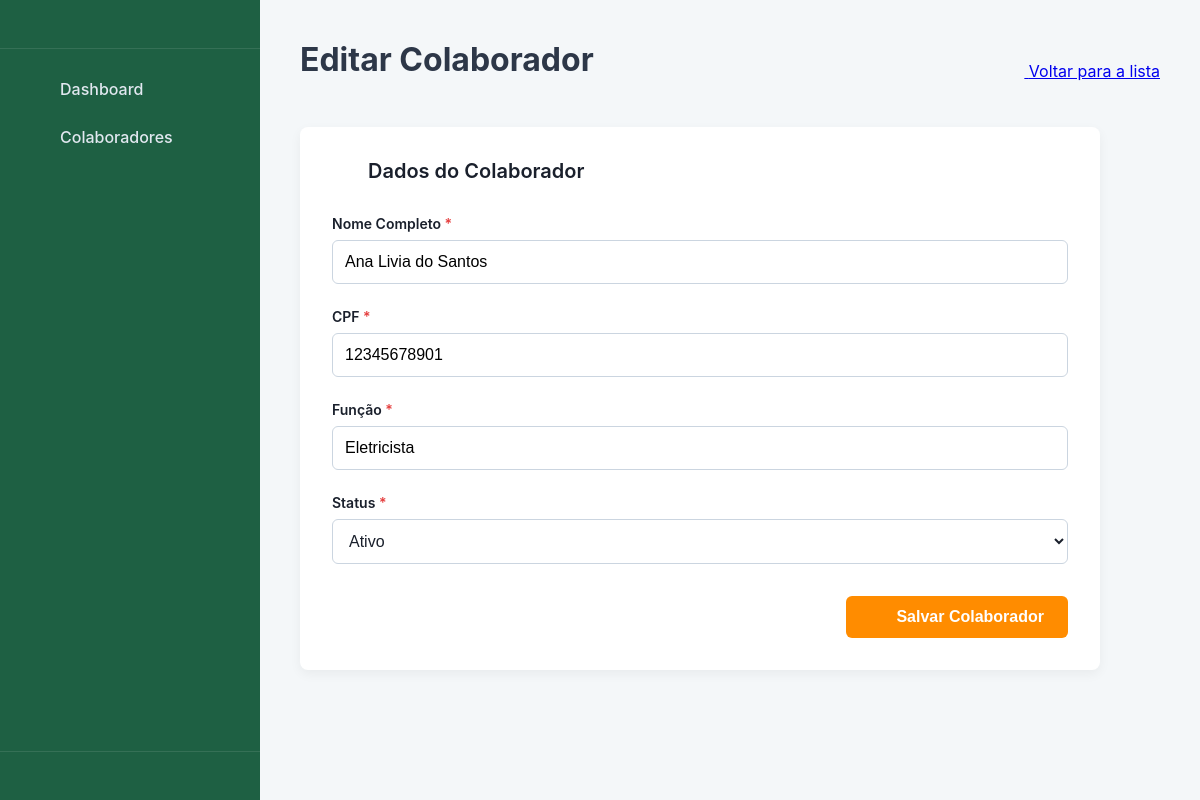
/editar/3/, run on the app's committed database.
### colaboradores/models.py (models this page shows, shortened)
class Colaborador(models.Model):
    nome_completo = models.CharField(max_length=150)
    cpf = models.CharField(max_length=11, unique=True)
    funcao = models.CharField(max_length=50)
    STATUS_CHOICES = [
        ('Ativo', 'Ativo'),
        ('Inativo', 'Inativo'),
    ]
    status = models.CharField(max_length=10, choices=STATUS_CHOICES, default='Ativo')
    data_cadastro = models.DateTimeField(auto_now_add=True)

### colaboradores/views.py (the view, shortened to what this page needs)
# urls.py: path('editar/<int:id>/', views.colaborador_editar, name='colaborador_editar'),
def colaborador_editar(request, id):
    colaborador = get_object_or_404(Colaborador, id=id)
    context = {
        'colaborador': colaborador # A chave 'colaborador' é usada no HTML
    }
    return render(request, 'cadastro.html', context)

### templates/cadastro.html (shortened to what this page needs)
{% extends 'base.html' %}
{% load static %}
{% block content %}
    <div class="page-header">
        <h1>{% if colaborador %}Editar{% else %}Cadastrar{% endif %} Colaborador</h1>
        <a href="{% url 'index' %}" class="btn-secondary"> <svg class="icon"><use href="#icon-arrow-left"></use></svg>
            Voltar para a lista
        </a>
    </div>
    <div class="form-card">
        <div class="form-header">
            <svg class="icon-large"><use href="#icon-plus-circle"></use></svg>
            <h2>{% if colaborador %}Dados do Colaborador{% else %}Novo Colaborador{% endif %}</h2>
        </div>
        <form id="colaborador-form" method="POST">
            <div class="form-group">
                <label for="nome">Nome Completo <span class="required">*</span></label>
                <input type="text" id="nome" name="nome_completo" placeholder="Digite o nome completo"
                       value="{{ colaborador.nome_completo|default:'' }}" required>
            </div>
            <div class="form-group">
                <label for="cpf">CPF <span class="required">*</span></label>
                <input type="text" id="cpf" name="cpf" placeholder="000.000.000-00"
                       value="{{ colaborador.cpf|default:'' }}" required maxlength="14">
            </div>
            <div class="form-group">
                <label for="funcao">Função <span class="required">*</span></label>
                <input type="text" id="funcao" name="funcao" list="lista-funcoes" placeholder="Selecione ou digite a função"
                       value="{{ colaborador.funcao|default:'' }}" required>
            </div>
            <div class="form-group">
                <label for="status">Status <span class="required">*</span></label>
                <select id="status" name="status" required>
                    <option value="Ativo" {% if colaborador.status == 'Ativo' %}selected{% endif %}>Ativo</option>
                </select>
            </div>
            <div class="form-actions">
                <button type="submit" class="btn-submit">
                    <svg class="icon"><use href="#icon-save"></use></svg>
                    Salvar Colaborador
                </button>
            </div>
        </form>
    </div>
{% endblock %}

### static/style.css (style rules this page uses)
* { box-sizing: border-box; margin: 0; padding: 0; }
html, body { height: 100%; }
body { font-family: -apple-system, BlinkMacSystemFont, "Segoe UI", Roboto, Helvetica, Arial, sans-serif; background-color: #F4F7F9; color: #1A202C; display: flex; min-height: 100vh; }
.icon { width: 20px; height: 20px; stroke: currentColor; fill: none; stroke-width: 2; vertical-align: middle; margin-right: 12px; }
.icon-large { width: 24px; height: 24px; margin-right: 12px; stroke: #1E6043; }
.content h1 { font-size: 2rem; font-weight: 700; margin-bottom: 24px; color: #2D3748; }
.form-card { background-color: #FFFFFF; border-radius: 8px; box-shadow: 0 4px 12px rgba(0, 0, 0, 0.05); padding: 32px; max-width: 800px; }
.form-header { display: flex; align-items: center; margin-bottom: 32px; }
.form-header h2 { font-size: 1.25rem; font-weight: 600; color: #1A202C; }
.form-group { margin-bottom: 24px; }
.form-group label { display: block; font-weight: 600; margin-bottom: 8px; font-size: 0.875rem; }
.form-group .required { color: #E53E3E; }
.form-group input[type="text"], .form-group select { width: 100%; padding: 12px; border: 1px solid #CBD5E0; border-radius: 6px; font-size: 1rem; background-color: #FFFFFF; transition: border-color 0.2s, box-shadow 0.2s; }
.form-group input::placeholder { color: #A0AEC0; }
.form-group select { color: #1A202C; }
.form-group option { color: #1A202C; }
.form-actions { text-align: right; margin-top: 32px; }
.btn-submit { background-color: #FF8C00; color: #FFFFFF; font-weight: 700; font-size: 1rem; border: none; padding: 12px 24px; border-radius: 6px; cursor: pointer; transition: background-color 0.2s, transform 0.1s; display: inline-flex; align-items: center; }
.btn-submit .icon { width: 18px; height: 18px; stroke: #FFF; margin-right: 8px; }
.page-header { display: flex; justify-content: space-between; align-items: center; margin-bottom: 24px; }

### data on the page
Colaborador: nome_completo "Ana Livia do Santos", cpf "12345678901", funcao "Eletricista", status "Ativo"
